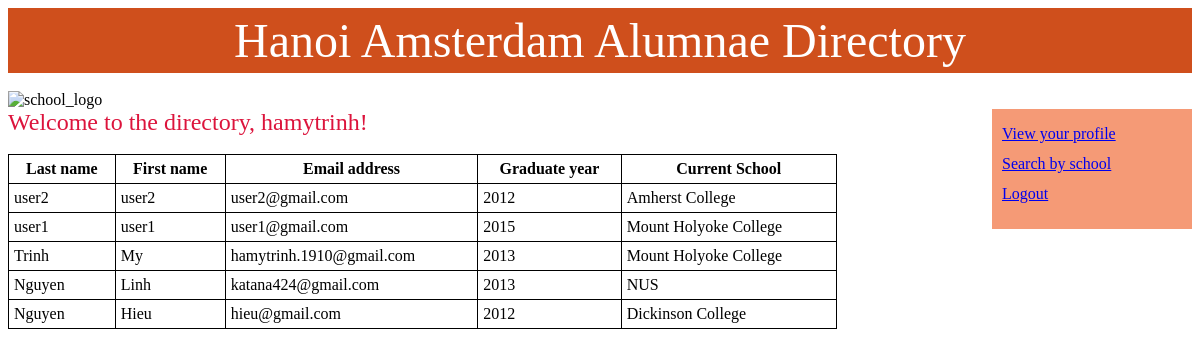
Page /alum_dir/ (signed in) on the earlier database version.
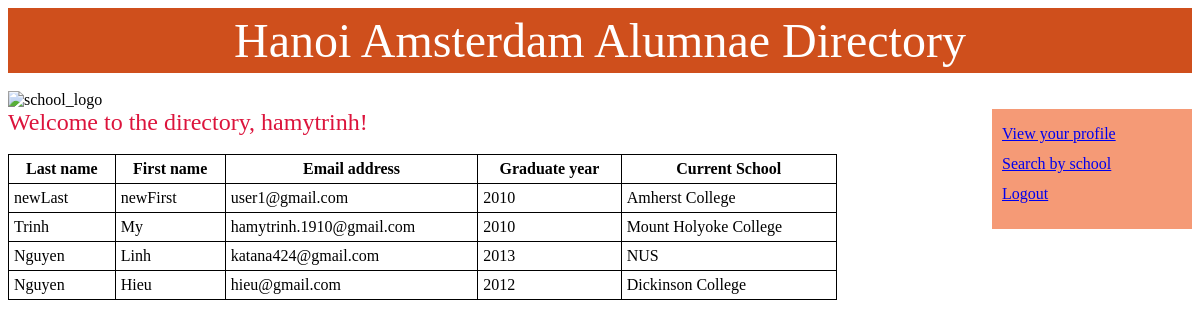
Same page on the later database version.
### alum_dir/models.py (models this page shows, shortened)
class Alum(models.Model):
    email = models.CharField(max_length=200)
    first_name = models.CharField(max_length=200)
    last_name = models.CharField(max_length=200)
    school = models.CharField(max_length=200)
    year = models.CharField(max_length=200)
    first_name.short_description = 'First name'
    last_name.short_description = 'Last name'
    school.short_description = 'Current school'
    year.short_description = 'Graduating year'

### alum_dir/views.py (the view)
def index(request):
    alum_list = Alum.objects.order_by('-last_name')[:5]
    context = {'alum_list': alum_list}
    return render(request, 'alum_dir/index.html', context)

### alum_dir/templates/alum_dir/index.html (shortened to what this page needs)
<!DOCTYPE html>
<html>
<head>
</head>
<body>
    <div id="header">
        <font face="Tahoma" size="10">Hanoi Amsterdam Alumnae Directory</font>
    </div>
    <br />
    <img src="https://upload.wikimedia.org/wikipedia/commons/8/84/Hanoiamsterdam_logo.jpg" width="300" height="300" alt="school_logo" >
    <br />
    {% if user.is_authenticated %}
        <div id="nav">
            <a href="/alum_dir/profile/">View your profile</a><br/>
            <a href="/alum_dir/search/">Search by school</a><br/>
            <a href="/alum_dir/logout/">Logout</a>
        </div>
        <font face="verdana" color="#DC143C" size="5">Welcome to the directory, {{ user.username }}!</font>
        {% if alum_list %}
            <table border="1" style="width:70%">
                <tr>
                    <br /><br />
                    <th>Last name</th>
                    <th>First name</th>
                    <th>Email address</th>
                    <th>Graduate year</th>
                    <th>Current School</th>
                </tr>
                {% for alum in alum_list %}
                <tr>
                    <td>{{ alum.last_name }}</td>
                    <td>{{ alum.first_name }}</td>
                    <td>{{ alum.email }}</td>
                    <td>{{ alum.year }}</td>
                    <td>{{ alum.school }}</td>
                </tr>
                {% endfor %}
            </table>
        {% else %}
            <p>No alum is available.</p>
        {% endif %}
    {% else %}
        <strong>Please log in to view directory!</strong>
        <a href="/alum_dir/login/">Login</a><br /><br />
        <strong>Register if you don't have an account yet!</strong>
        <a href="/alum_dir/register/">Register</a><br />
    {% endif %}
</body>
</html>

### alum_dir/templates/alum_dir/index.html (style rules this page uses)
table, th, td { border: 1px solid black; border-collapse: collapse; }
th, td { padding: 5px; }
#header { background-color:#CF4F1C; color:white; text-align:center; padding:5px; }
#nav { line-height:30px; background-color:#F59A76; height:100px; width:180px; float:right; padding:10px; }

Differences in the rows shown:
removed Alum: last_name "user2", first_name "user2", email "user2@gmail.com", year "2012", school "Amherst College"
removed Alum: last_name "user1", first_name "user1", email "user1@gmail.com", year "2015", school "Mount Holyoke College"
added Alum: last_name "newLast", first_name "newFirst", email "user1@gmail.com", year "2010", school "Amherst College"
changed Alum "Trinh": year "2013" → "2010"
